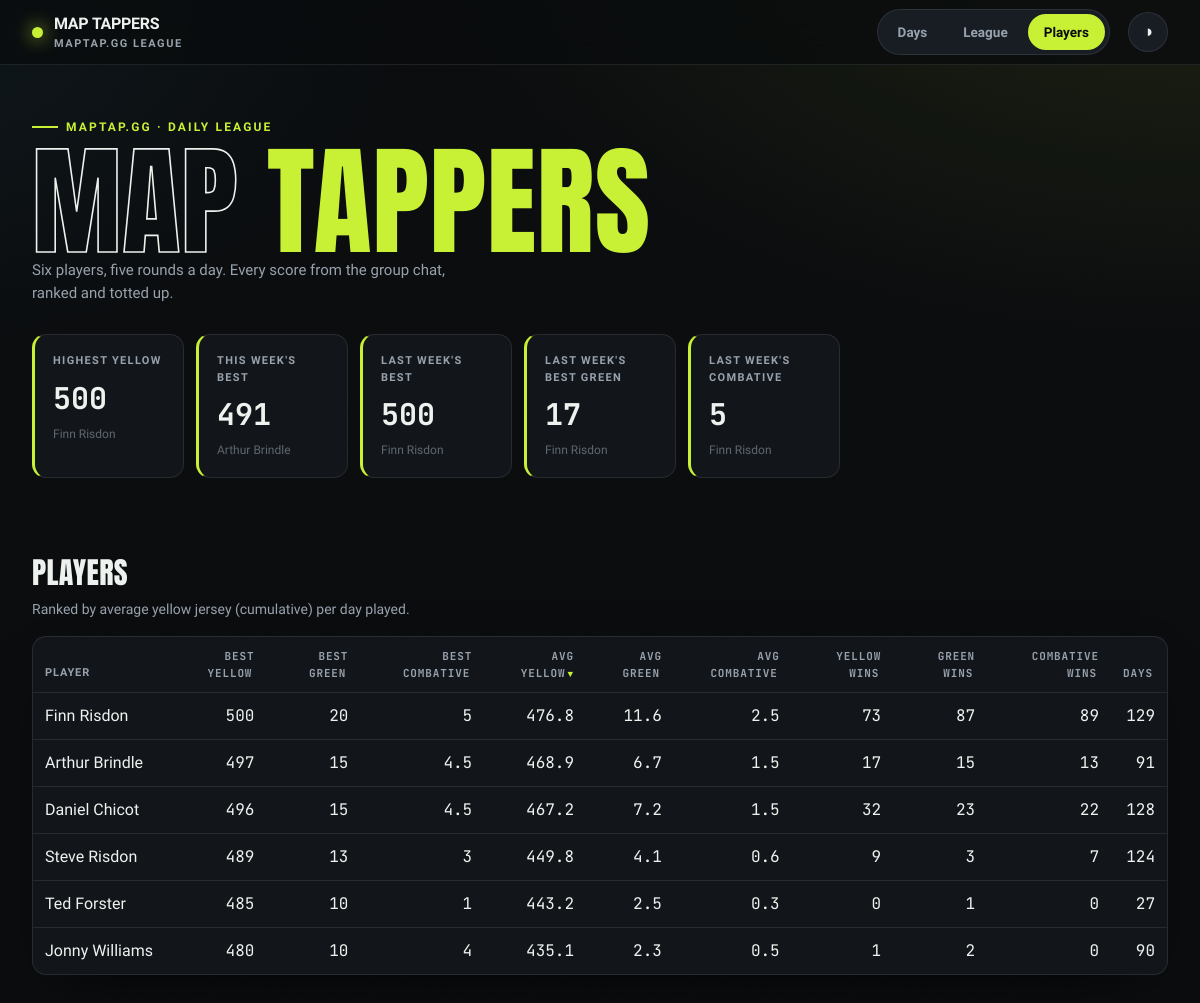
The page /players on the database its author committed.
### tables this page shows
CREATE TABLE entries (
    id INTEGER PRIMARY KEY,
    player TEXT NOT NULL,
    game_date TEXT NOT NULL,
    maptap_score INTEGER NOT NULL,
    UNIQUE (player, game_date)
);

### src/maptap/app.py (the view)
@app.get("/players", response_class=HTMLResponse)
def players(request: Request):
    with closing(_conn()) as conn:
        context = {"players": player_summary(conn), "stats": hero_stats(conn), "active": "players"}
    return templates.TemplateResponse(request, "players.html", context)

### src/maptap/templates/players.html (shortened to what this page needs)
{% extends "base.html" %}
{% block content %}
<h2 class="section-head">Players</h2>
<p class="section-sub">Ranked by average yellow jersey (cumulative) per day played.</p>
<div class="panel table-card players-card">
    <table data-sortable>
        <thead>
            <tr>
                <th class="txt" data-sort="text">Player</th>
                <th class="num" data-sort="number">Best Yellow</th>
                <th class="num" data-sort="number">Best Green</th>
                <th class="num" data-sort="number">Best Combative</th>
                <th class="num" data-sort="number" data-sorted="desc">Avg Yellow</th>
                <th class="num" data-sort="number">Avg Green</th>
                <th class="num" data-sort="number">Avg Combative</th>
                <th class="num" data-sort="number">Yellow Wins</th>
                <th class="num" data-sort="number">Green Wins</th>
                <th class="num" data-sort="number">Combative Wins</th>
                <th class="num" data-sort="number">Days</th>
            </tr>
        </thead>
        <tbody>
            {% for p in players %}
            <tr>
                <td class="txt">{{ p.player }}</td>
                <td class="num">{{ p.best_cumulative }}</td>
                <td class="num">{{ p.best_green }}</td>
                <td class="num">{{ p.best_combative }}</td>
                <td class="num">{{ "%.1f"|format(p.avg_cumulative) }}</td>
                <td class="num">{{ "%.1f"|format(p.avg_green) }}</td>
                <td class="num">{{ "%.1f"|format(p.avg_combative) }}</td>
                <td class="num">{{ p.cumulative_wins }}</td>
                <td class="num">{{ p.green_wins }}</td>
                <td class="num">{{ p.combative_wins }}</td>
                <td class="num">{{ p.days_played }}</td>
            </tr>
            {% endfor %}
        </tbody>
    </table>
</div>
{% endblock %}

### src/maptap/templates/base.html (shortened to what this page needs)
<!DOCTYPE html>
<html lang="en-GB" data-theme="dark">
<head>
    <link rel="stylesheet" href="/static/styles.css">
</head>
<body>
    <nav class="nav">
        <div class="wrap nav-inner">
            <div class="brand">
                <span class="dot"></span>
                <span>MAP&nbsp;TAPPERS<small>maptap.gg league</small></span>
            </div>
            <div class="tabs">
                <a class="tab {{ 'active' if active == 'days' else '' }}" href="/days">Days</a>
                <a class="tab {{ 'active' if active == 'league' else '' }}" href="/league">League</a>
                <a class="tab {{ 'active' if active == 'players' else '' }}" href="/players">Players</a>
            </div>
            <button class="theme-btn" id="themeBtn" title="Toggle theme" aria-label="Toggle theme">◑</button>
        </div>
    </nav>
    <header class="hero">
        <div class="wrap">
            <span class="hero-tag">maptap.gg · daily league</span>
            <h1><span class="out">Map</span> <span class="em">Tappers</span></h1>
            <p class="hero-sub">{{ stats.player_count | number_word }} player{{ '' if stats.player_count == 1 else 's' }}, five rounds a day. Every score from the group chat, ranked and totted up.</p>
            <div class="stat-row">
                <div class="stat">
                    <div class="label">Highest Yellow</div>
                    <div class="value">{{ stats.highest_cumulative if stats.highest_cumulative is not none else '—' }}</div>
                    <div class="sub">{{ stats.highest_cumulative_player or '—' }}</div>
                </div>
                <div class="stat">
                    <div class="label">This Week's Best</div>
                    <div class="value">{{ stats.week_best if stats.week_best is not none else '—' }}</div>
                    <div class="sub">{{ stats.week_best_player or 'no rides yet' }}</div>
                </div>
                <div class="stat">
                    <div class="label">Last Week's Best</div>
                    <div class="value">{{ stats.last_week_best if stats.last_week_best is not none else '—' }}</div>
                    <div class="sub">{{ stats.last_week_best_player or 'no rides' }}</div>
                </div>
                <div class="stat">
                    <div class="label">Last Week's Best Green</div>
                    <div class="value">{{ stats.last_week_best_green if stats.last_week_best_green is not none else '—' }}</div>
                    <div class="sub">{{ stats.last_week_best_green_player or 'no rides' }}</div>
                </div>
                <div class="stat">
                    <div class="label">Last Week's Combative</div>
                    <div class="value">{{ stats.last_week_combative if stats.last_week_combative is not none else '—' }}</div>
                    <div class="sub">{{ stats.last_week_combative_player or 'no rides' }}</div>
                </div>
            </div>
        </div>
    </header>
    <main class="wrap">
        {% block content %}{% endblock %}
    </main>
</body>
</html>

### rows shown on the page
entries: player "Finn Risdon"
entries: player "Arthur Brindle"
entries: player "Finn Risdon"

### other values the page prints
{{ stats.player_count | number_word }} "Six"
{{ '' if stats.player_count == 1 else 's' }} "s"
{{ stats.week_best if stats.week_best is not none else '—' }} "491"
{{ stats.last_week_best if stats.last_week_best is not none else '—' }} "500"
{{ p.player }} "Finn Risdon" "Arthur Brindle" "Daniel Chicot" "Steve Risdon" "Ted Forster" "Jonny Williams"
{{ p.best_cumulative }} "500" "497" "496" "489" "485" "480"
{{ p.best_green }} "20" "15" "15" "13" "10" "10"
{{ p.best_combative }} "5" "4.5" "4.5" "3" "1" "4"
{{ "%.1f"|format(p.avg_cumulative) }} "476.8" "468.9" "467.2" "449.8" "443.2" "435.1"
{{ "%.1f"|format(p.avg_green) }} "11.6" "6.7" "7.2" "4.1" "2.5" "2.3"
{{ "%.1f"|format(p.avg_combative) }} "2.5" "1.5" "1.5" "0.6" "0.3" "0.5"
{{ p.cumulative_wins }} "73" "17" "32" "9" "0" "1"
{{ p.green_wins }} "87" "15" "23" "3" "1" "2"
{{ p.combative_wins }} "89" "13" "22" "7" "0" "0"
{{ p.days_played }} "129" "91" "128" "124" "27" "90"
